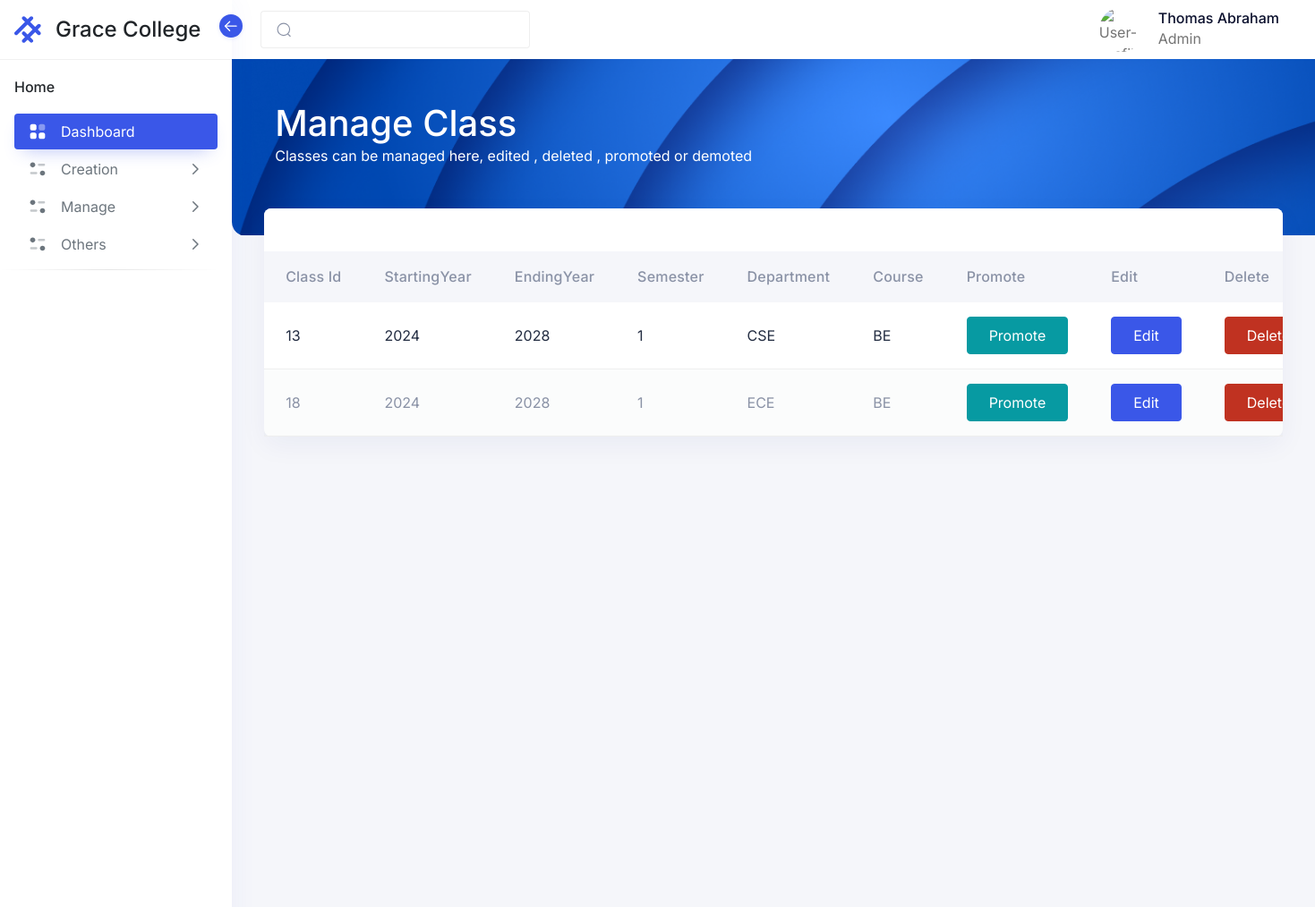
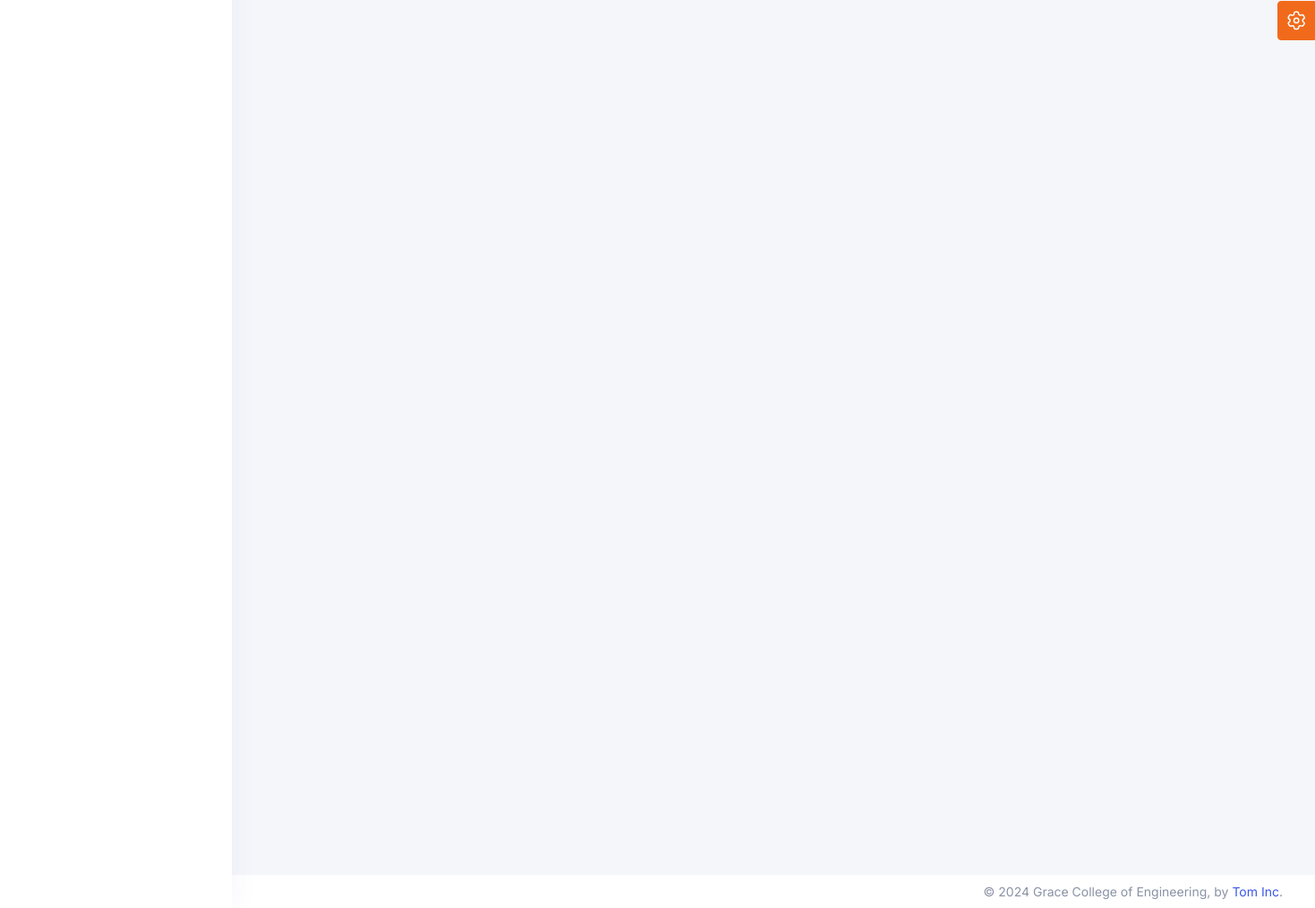
The app's page /admin/pages/manageClass.php (signed in) with its own data (2 pictures, top to bottom).
### tables this page shows
CREATE TABLE `erp_login` (
  `user_id` int(20) NOT NULL,
  `userName` varchar(50) NOT NULL,
  `log_pwd` varchar(100) NOT NULL COMMENT 'login password',
  `phone` varchar(50) NOT NULL,
  `role` varchar(50) NOT NULL,
  `course` varchar(200) NOT NULL,
  `department` varchar(200) NOT NULL,
  `classId` int(11) NOT NULL,
  `l_name` varchar(200) NOT NULL,
  `f_name` varchar(200) NOT NULL,
  `yearOfAdmission` varchar(100) NOT NULL,
  `log_session` timestamp NOT NULL DEFAULT current_timestamp() ON UPDATE current_timestamp() COMMENT 'login session(timestamp)',
  `active` int(5) NOT NULL DEFAULT 1 COMMENT 'active status\r\n(active -1,inactive - 0)',
  `paymentStatus` int(11) NOT NULL
);

CREATE TABLE `erp_class` (
  `classId` int(11) NOT NULL,
  `startingYear` int(11) NOT NULL,
  `endingYear` int(11) NOT NULL,
  `semester` int(11) NOT NULL,
  `department` varchar(200) NOT NULL,
  `course` varchar(200) NOT NULL
);

### admin/pages/manageClass.php (the view, shortened to what this page needs)
<?php
include('/xampp/htdocs/Intern1/Includes/Header.php');
include('../includes/Menu.php');
$sql = "SELECT * FROM `erp_class`";
$result = mysqli_query($conn, $sql);
if ($result) {
    $classes = array();
    while ($row = $result->fetch_assoc()) {
        $classes[] = $row;
    }
}
?>
<div class="iq-navbar-header" style="height: 215px;">
    <div class="container-fluid iq-container">
        <div class="row">
            <div class="col-md-12">
                <div class="flex-wrap d-flex justify-content-between align-items-center">
                    <div>
                        <h1>Manage Class</h1>
                        <p>Classes can be managed here, edited , deleted , promoted or demoted</p>
                    </div>
                </div>
            </div>
        </div>
    </div>
    <div class="iq-header-img">
        <img src="/intern1/assets/images/dashboard/top-header.png" alt="header" class="theme-color-default-img img-fluid w-100 h-100 animated-scaleX">
    </div>
</div>
<div class="conatiner-fluid content-inner mt-n5 py-0 mb-4">
    <div class="row">
        <div class="col-sm-12">
            <div class="card">
                <div class="card-header d-flex justify-content-betweenmb-4">
                </div>
                <div class="card-body p-0">
                    <div class="table-responsive mt-4">
                        <table id="basic-table" class="table table-striped mb-0" role="grid">
                            <thead>
                                <tr>
                                    <th>class Id</th>
                                    <th>startingYear</th>
                                    <th>endingYear</th>
                                    <th>semester</th>
                                    <th>department</th>
                                    <th>course</th>
                                    <th>Promote</th>
                                    <th>Edit</th>
                                    <th>Delete</th>
                                </tr>
                            </thead>
                            <tbody>
                                <?php foreach ($classes as $class) {
                                    echo "<tr>
                                        <td>$class[classId]</td>" ?>
                                    <?php
                                    echo "<td>$class[startingYear]</td>
                                    <td>$class[endingYear]</td>
                                    <td>$class[semester]</td>
                                    <td>$class[department]</td>
                                    <td>$class[course]</td>
                                    ";
                                    ?>
                                    <td>
                                        <button type='button' classId="<?php echo $class['classId'] ?>" class='btn btn-info promoteBtn' data-bs-toggle='modal' data-bs-target='#promoteModal'>
                                            Promote
                                        </button>
                                    </td>
                                    <td>
                                        <button type='button' rowData="<?php echo $class['classId'] . ',' . $class['startingYear'] . ',' . $class['endingYear'] . ',' . $class['semester'] . ',' . $class['department'] . ',' . $class['course'] ?>" class='btn btn-primary editBtn' data-bs-toggle='modal' data-bs-target='#editModal'>
                                            Edit
                                        </button>
                                    </td>
                                    <td>
                                        <button type="button" classId="<?php echo $class['classId'] ?>" class="btn btn-danger deleteBtn" data-bs-toggle="modal" data-bs-target="#deleteModal">Delete</button>
                                    </td>
                                    </tr>
                                <?php } ?>
                            </tbody>
                        </table>
                    </div>
                </div>
            </div>
        </div>
    </div>
</div>
<?php
include('/xampp/htdocs/Intern1/Includes/Footer.php');
?>

### admin/includes/Menu.php (shortened to what this page needs)
<aside class="sidebar sidebar-default sidebar-white sidebar-base navs-rounded-all ">
  <div class="sidebar-header d-flex align-items-center justify-content-start">
    <a href="/intern1/admin/home.php" class="navbar-brand">
      <div class="logo-main">
        <div class="logo-normal">
        </div>
      </div>
      <h4 class="logo-title">Grace College</h4>
    </a>
    <div class="sidebar-toggle" data-toggle="sidebar" data-active="true">
      <i class="icon">
      </i>
    </div>
  </div>
  <div class="sidebar-body pt-0 data-scrollbar">
    <div class="sidebar-list">
      <ul class="navbar-nav iq-main-menu" id="sidebar-menu">
        <li class="nav-item static-item">
          <a class="nav-link static-item disabled" href="../Gallery" tabindex="-1">
            <span class="default-icon">Home</span>
          </a>
        </li>
        <li class="nav-item">
          <a class="nav-link active" aria-current="page" href="../Gallery">
            <i class="icon">
            </i>
            <span class="item-name">Dashboard</span>
          </a>
        </li>
        <li class="nav-item">
          <a class="nav-link" data-bs-toggle="collapse" href="#horizontal-menu1" role="button" aria-expanded="false" aria-controls="horizontal-menu1">
            <i class="icon">
            </i>
            <span class="item-name">Creation</span>
            <i class="right-icon">
              <svg class="icon-18" xmlns="http://www.w3.org/2000/svg" width="18" fill="none" viewBox="0 0 24 24" stroke="currentColor">
                <path stroke-linecap="round" stroke-linejoin="round" stroke-width="2" d="M9 5l7 7-7 7" />
              </svg>
            </i>
          </a>
        </li>
        <li class="nav-item">
          <a class="nav-link" data-bs-toggle="collapse" href="#horizontal-menu2" role="button" aria-expanded="false" aria-controls="horizontal-menu2">
            <i class="icon">
            </i>
            <span class="item-name">Manage</span>
            <i class="right-icon">
              <svg class="icon-18" xmlns="http://www.w3.org/2000/svg" width="18" fill="none" viewBox="0 0 24 24" stroke="currentColor">
                <path stroke-linecap="round" stroke-linejoin="round" stroke-width="2" d="M9 5l7 7-7 7" />
              </svg>
            </i>
          </a>
        </li>
        <li class="nav-item">
          <a class="nav-link" data-bs-toggle="collapse" href="#horizontal-menu3" role="button" aria-expanded="false" aria-controls="horizontal-menu3">
            <i class="icon">
            </i>
            <span class="item-name">Others</span>
            <i class="right-icon">
              <svg class="icon-18" xmlns="http://www.w3.org/2000/svg" width="18" fill="none" viewBox="0 0 24 24" stroke="currentColor">
                <path stroke-linecap="round" stroke-linejoin="round" stroke-width="2" d="M9 5l7 7-7 7" />
              </svg>
            </i>
          </a>
            </li> -->
          </ul>
        <li>
          <hr class="hr-horizontal">
        </li>
    </div>
  </div>
</aside>
<main class="main-content">
  <div class="position-relative iq-banner">
    <nav class="nav navbar navbar-expand-lg navbar-light iq-navbar">
      <div class="container-fluid navbar-inner">
        <div class="input-group search-input">
          <span class="input-group-text" id="search-input">
          </span>
          <input type="search" class="form-control" placeholder="">
        </div>
        <div class="collapse navbar-collapse" id="navbarSupportedContent">
          <ul class="mb-2 navbar-nav ms-auto align-items-center navbar-list mb-lg-0">
            <li class="nav-item dropdown">
              <a class="py-0 nav-link d-flex align-items-center" href="#" id="navbarDropdown" role="button" data-bs-toggle="dropdown" aria-expanded="false">
                <img src="/intern1/assets/images/avatars/01.png" alt="User-Profile" class="theme-color-default-img img-fluid avatar avatar-50 avatar-rounded">
                <div class="caption ms-3 d-none d-md-block ">
                  <h6 class="mb-0 caption-title"><?php echo ucfirst($f_fname . " " . $f_lname) ?></h6>
                  <p class="mb-0 caption-sub-title"><?php echo ucfirst($f_role) ?></p>
                </div>
              </a>
            </li>
          </ul>
        </div>
      </div>
    </nav>
  </div>

### records on screen
erp_login: f_name+l_name "Thomas Abraham", role "Admin"
erp_class: classId "13", startingYear "2024", endingYear "2028", semester "1", department "CSE", course "BE"
erp_class: classId "18", startingYear "2024", endingYear "2028", semester "1", department "ECE", course "BE"
